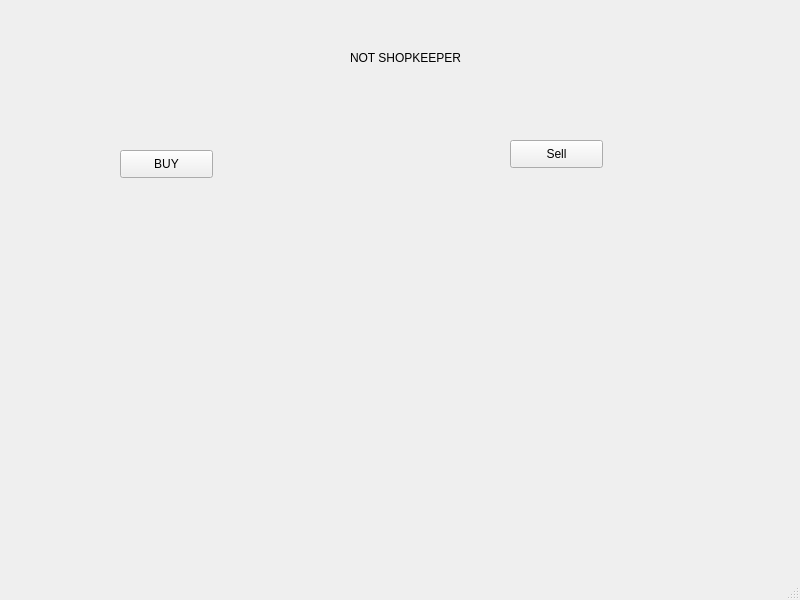
<?xml version="1.0" encoding="UTF-8"?>
<ui version="4.0">
 <class>MainWindow</class>
 <widget class="QMainWindow" name="MainWindow">
  <property name="geometry">
   <rect>
    <x>0</x>
    <y>0</y>
    <width>800</width>
    <height>600</height>
   </rect>
  </property>
  <property name="windowTitle">
   <string>MainWindow</string>
  </property>
  <widget class="QWidget" name="centralwidget">
   <widget class="QPushButton" name="pushButton">
    <property name="geometry">
     <rect>
      <x>120</x>
      <y>150</y>
      <width>93</width>
      <height>28</height>
     </rect>
    </property>
    <property name="text">
     <string>BUY</string>
    </property>
   </widget>
   <widget class="QPushButton" name="pushButton_2">
    <property name="geometry">
     <rect>
      <x>510</x>
      <y>140</y>
      <width>93</width>
      <height>28</height>
     </rect>
    </property>
    <property name="text">
     <string>Sell</string>
    </property>
   </widget>
   <widget class="QLabel" name="label">
    <property name="geometry">
     <rect>
      <x>350</x>
      <y>50</y>
      <width>211</width>
      <height>16</height>
     </rect>
    </property>
    <property name="text">
     <string>NOT SHOPKEEPER</string>
    </property>
   </widget>
  </widget>
  <widget class="QMenuBar" name="menubar">
   <property name="geometry">
    <rect>
     <x>0</x>
     <y>0</y>
     <width>800</width>
     <height>26</height>
    </rect>
   </property>
  </widget>
  <widget class="QStatusBar" name="statusbar"/>
 </widget>
 <resources/>
 <connections/>
</ui>
